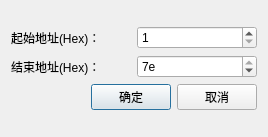
<?xml version="1.0" encoding="UTF-8"?>
<ui version="4.0">
 <class>ScanDevRangeDialog</class>
 <widget class="QDialog" name="ScanDevRangeDialog">
  <property name="geometry">
   <rect>
    <x>0</x>
    <y>0</y>
    <width>268</width>
    <height>137</height>
   </rect>
  </property>
  <property name="windowTitle">
   <string>Scan Node</string>
  </property>
  <layout class="QGridLayout" name="gridLayout">
   <item row="0" column="0">
    <layout class="QVBoxLayout" name="verticalLayout">
     <item>
      <layout class="QHBoxLayout" name="horizontalLayout_2">
       <item>
        <widget class="QLabel" name="label">
         <property name="text">
          <string>起始地址(Hex)：</string>
         </property>
        </widget>
       </item>
       <item>
        <widget class="QSpinBox" name="spinBoxStartAddr">
         <property name="minimum">
          <number>1</number>
         </property>
         <property name="maximum">
          <number>126</number>
         </property>
         <property name="displayIntegerBase">
          <number>16</number>
         </property>
        </widget>
       </item>
      </layout>
     </item>
     <item>
      <layout class="QHBoxLayout" name="horizontalLayout_3">
       <item>
        <widget class="QLabel" name="label_2">
         <property name="text">
          <string>结束地址(Hex)：</string>
         </property>
        </widget>
       </item>
       <item>
        <widget class="QSpinBox" name="spinBoxEndAddr">
         <property name="minimum">
          <number>1</number>
         </property>
         <property name="maximum">
          <number>126</number>
         </property>
         <property name="value">
          <number>126</number>
         </property>
         <property name="displayIntegerBase">
          <number>16</number>
         </property>
        </widget>
       </item>
      </layout>
     </item>
     <item>
      <layout class="QHBoxLayout" name="horizontalLayout">
       <item>
        <spacer name="horizontalSpacer">
         <property name="orientation">
          <enum>Qt::Horizontal</enum>
         </property>
         <property name="sizeHint" stdset="0">
          <size>
           <width>40</width>
           <height>20</height>
          </size>
         </property>
        </spacer>
       </item>
       <item>
        <widget class="QPushButton" name="pushButtonConfirm">
         <property name="text">
          <string>确定</string>
         </property>
        </widget>
       </item>
       <item>
        <widget class="QPushButton" name="pushButtonCancel">
         <property name="text">
          <string>取消</string>
         </property>
        </widget>
       </item>
      </layout>
     </item>
    </layout>
   </item>
  </layout>
 </widget>
 <resources/>
 <connections/>
</ui>
